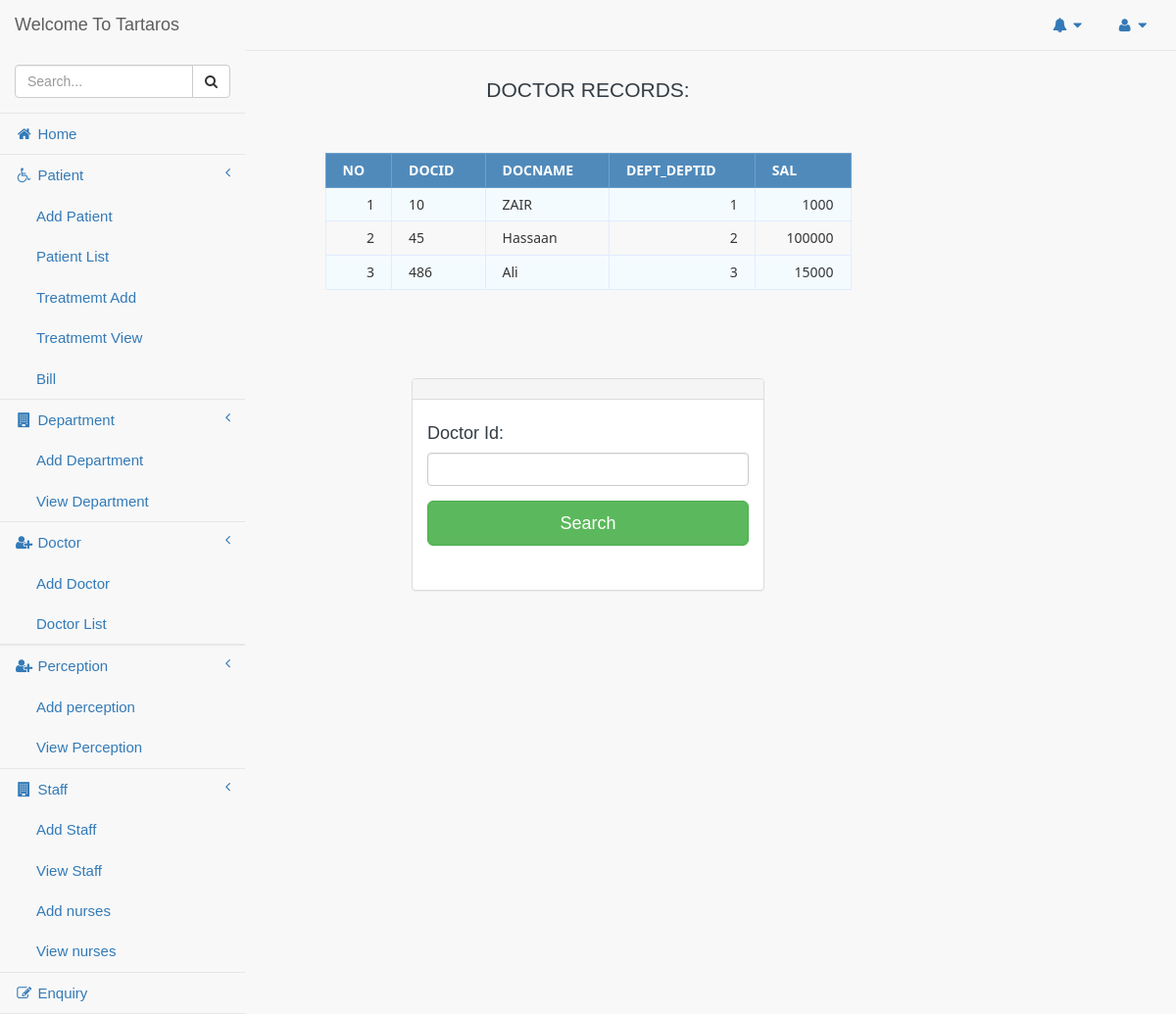
/pages/doctorlist.php, run on the app's committed database.
### tables this page shows
CREATE TABLE `doctor` (
  `DOCID` int(11) NOT NULL,
  `DOCNAME` varchar(50) DEFAULT NULL,
  `DEPT_DEPTID` int(11) NOT NULL,
  `SAL` double DEFAULT NULL
);

### pages/doctorlist.php (the view, shortened to what this page needs)
<?php
$conn = new mysqli("localhost","root","","hospital");
$sql = 'SELECT * FROM doctor';
$query = mysqli_query($conn, $sql);
?>
<!DOCTYPE html>
<html lang="en">
<head>
    <link href="../vendor/bootstrap/css/bootstrap.min.css" rel="stylesheet">
    <link href="../vendor/metisMenu/metisMenu.min.css" rel="stylesheet">
    <link href="../dist/css/sb-admin-2.css" rel="stylesheet">
    <link href="../vendor/morrisjs/morris.css" rel="stylesheet">
    <link href="../vendor/font-awesome/css/font-awesome.css" rel="stylesheet" type="text/css">
</head>
<body >
<div class="">
       <div id="wrapper" >
        <nav class="navbar navbar-default navbar-static-top " role="navigation" style="margin-bottom: 0">
            <div class="navbar-header">
                <a class=" navbar-brand" href="index.html" >Welcome To Tartaros</a>
            </div>
            <ul class=" nav navbar-top-links navbar-right">
                <li class="dropdown">
                    <a class="dropdown-toggle" data-toggle="dropdown" href="#">
                        <i class="fa fa-bell fa-fw"></i> <i class="fa fa-caret-down"></i>
                    </a>
                </li>
                <li class="dropdown">
                    <a class="dropdown-toggle" data-toggle="dropdown" href="#">
                        <i class="fa fa-user fa-fw"></i> <i class="fa fa-caret-down"></i>
                    </a>
                </li>
            </ul>
            <div class="navbar-default sidebar" role="navigation">
                <div class="sidebar-nav navbar-collapse">
                    <ul class="nav" id="side-menu">
                        <li class="sidebar-search">
                            <div class="input-group custom-search-form">
                                <input type="text" class="form-control" placeholder="Search...">
                                <span class="input-group-btn">
                                <button class="btn btn-default" type="button">
                                    <i class="fa fa-search"></i>
                                </button>
                            </span>
                            </div>
                        </li>
                        <li>
                            <a href="index.php"><i class="fa fa-dashboard fa-fw"></i> Home</a>
                        </li>
                        <li>
                            <a href="#"><i class="fa fa-bar-chart-o2 fa-fw"></i> Patient<span class="fa arrow"></span></a>
                            <ul class="nav nav-second-level">
                                <li>
                                    <a href="addpatient.php"> Add Patient</a>
                                </li>
                                <li>
                                    <a href="patientlist.php"> Patient List</a>
                                </li>
                                <li>
                                    <a href="treatmemtadd.php">Treatmemt Add</a>
                                </li>
                                <li>
                                    <a href="treatmemtview.php">Treatmemt View</a>
                                </li>
                                <li>
                                    <a href="bill.php">Bill</a>
                                </li>
                            </ul>
                        </li>
                        <li>
                            <a href="#"><i class="fa fa-bar-chart-o1 fa-fw"></i> Department<span class="fa arrow"></span></a>
                            <ul class="nav nav-second-level">
                                <li>
                                    <a href="addepartment.php">Add Department</a>
                                </li>
                                <li>
                                    <a href="viewDepartment.php">View Department</a>
                                </li>
                            </ul>
                        </li>
                        <li>
                            <a href="#"><i class="fa fa-bar-chart-o fa-fw"></i> Doctor<span class="fa arrow"></span></a>
                            <ul class="nav nav-second-level">
                                <li>
                                    <a href="adddoctor.php"> Add Doctor</a>
                                </li>
                                <li>
                                    <a href="doctorlist.php"> Doctor List</a>
                                </li>
                            </ul>
                        </li>
                        <li>
                         <li>
                            <a href="#"><i class="fa fa-bar-chart-o fa-fw"></i> Perception<span class="fa arrow"></span></a>
                            <ul class="nav nav-second-level">
                                <li>
                                    <a href="prec.php"> Add perception</a>
                                </li>
                                <li>
                                    <a href="preclist.php"> View Perception</a>
                                </li>
                            </ul>
                        </li>
                        <li>
                            <a href="#"><i class="fa fa-bar-chart-o1 fa-fw"></i> Staff<span class="fa arrow"></span></a>
                            <ul class="nav nav-second-level">
                                <li>
                                    <a href="staffadd.php">Add Staff</a>
                                </li>
                                <li>
                                    <a href="staffview.php">View Staff</a>
                                </li>
                                <li>
                                    <a href="nursesadd.php">Add nurses</a>
                                </li>
                                <li>
                                    <a href="nursesview.php">View nurses</a>
                                </li>
                            </ul>
                        </li>
                        <li>
                            <a href="#"><i class="fa fa-edit fa-fw"></i> Enquiry</a>
                        </li>
                    </ul>
                </div>
            </div>
        </nav>
    </div>
    <div class="container lead " style=" position: relative;">
        <h1 class="lead">Doctor Records:</h1>
        <br>
    <table class="data-table">
        <thead>
            <tr>
                <th>NO</th>
                <th>DOCID</th>
                <th>DOCNAME</th>
                <th>DEPT_DEPTID</th>
                <th>SAL</th>
            </tr>
        </thead>
        <tbody>
        <?php
        $no     = 1;
        while ($row = mysqli_fetch_array($query))
        {
            echo '<tr>
                    <td>'.$no.'</td>
                    <td>'.$row['DOCID'].'</td>
                    <td>'.$row['DOCNAME'].'</td>
                    <td>'.$row['DEPT_DEPTID'].'</td>
                    <td>'.$row['SAL'].'</td>
                </tr>';
        $no++;
        }
        ?>
        </tbody>
    </table>
    <div class="row">
            <div class="col-md-4 col-md-offset-4">
                <div class="login-panel panel panel-default">
                    <div class="panel-heading">
                    </div>
                    <div class="panel-body">
                        <form method="post" role="form">
                            <fieldset>
                                <div class="form-group">
                                    <h4>Doctor Id:</h4>
                                    <input class="form-control" type="text" name="id" id="id" autofocus required>
                                </div>
                                 <button type="submit" class="btn btn-lg btn-success btn-block" id="sub" name="sub">Search</button>
                            </fieldset>
                        </form>
                        <br>
                    </div>
                </div>
            </div>
        </div>
    </div>
    </div>
</body>
</html>

### pages/doctorlist.php (style rules this page uses)
body { font-size: 15px; color: #343d44; font-family: "segoe-ui", "open-sans", tahoma, arial; padding: 0; margin: 0; }
table { margin: auto; font-family: "Lucida Sans Unicode", "Lucida Grande", "Segoe Ui"; font-size: 12px; }
h1 { margin: 25px auto 0; text-align: center; text-transform: uppercase; font-size: 17px; }
table td { transition: all .5s; }
.data-table { border-collapse: collapse; font-size: 14px; min-width: 537px; }
.data-table th, .data-table td { border: 1px solid #e1edff; padding: 7px 17px; }
.data-table thead th { background-color: #508abb; color: #FFFFFF; border-color: #6ea1cc !important; text-transform: uppercase; }
.data-table tbody td { color: #353535; }
.data-table tbody td:first-child, .data-table tbody td:nth-child(4), .data-table tbody td:last-child { text-align: right; }
.data-table tbody tr:nth-child(odd) td { background-color: #f4fbff; }

### data on the page
doctor: DOCID "10", DOCNAME "ZAIR", DEPT_DEPTID "1", SAL "1000"
doctor: DOCID "45", DOCNAME "Hassaan", DEPT_DEPTID "2", SAL "100000"
doctor: DOCID "486", DOCNAME "Ali", DEPT_DEPTID "3", SAL "15000"
